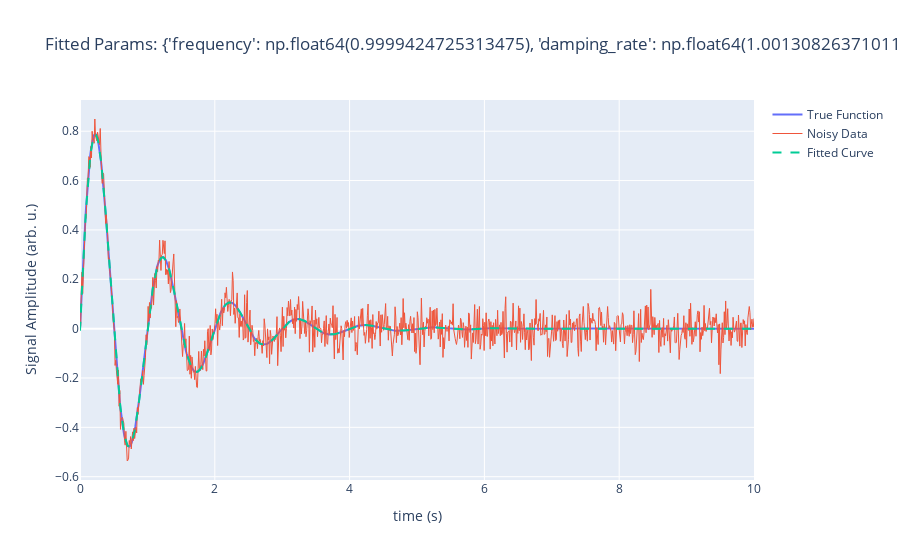

Write notebook code for a chart like this one.
### Code cell
import numpy as np
import numpy.typing as npt
import plotly.graph_objects as go
from scipy.optimize import curve_fit
from math_functions import damp_sine_wave

# 1. Generate clean data
x_samp: npt.NDArray[np.float64] = np.linspace(0, 10, 1000)
true_params = dict(frequency=1.0, damping_rate=0.1, phase=0.0)
y_clean: npt.NDArray[np.float64] = damp_sine_wave(x_samp, **true_params)

# 2. Add noise
rng = np.random.default_rng(seed=42)
noise: npt.NDArray[np.float64] = rng.normal(scale=0.05, size=x_samp.shape)
y_noisy = y_clean + noise


# 3. Define a wrapper for curve_fit
def wrapper(
    x: npt.NDArray[np.float64], frequency: float, damping_rate: float, phase: float
) -> npt.NDArray[np.float64]:
    return damp_sine_wave(
        x, frequency=frequency, damping_rate=damping_rate, phase=phase
    )


# 4. Fit data with perturbed initial guess
initial_guess = [0.8, 0.6, 0.2]  # intentionally inaccurate
popt, pcov = curve_fit(wrapper, x_samp, y_noisy, p0=initial_guess)
fitted_params = dict(zip(["frequency", "damping_rate", "phase"], popt))

# 5. Visualize
fig = go.Figure().update_layout(width=900)

fig.add_trace(go.Scatter(name="True Function", mode="lines", x=x_samp, y=y_clean))
fig.add_trace(
    go.Scatter(name="Noisy Data", mode="lines", x=x_samp, y=y_noisy, line=dict(width=1))
)
fig.add_trace(
    go.Scatter(
        name="Fitted Curve",
        mode="lines",
        x=x_samp,
        y=wrapper(x_samp, *popt),
        line=dict(dash="dash"),
    )
)

fig.update_layout(
    xaxis_title="time (s)",
    yaxis_title="Signal Amplitude (arb. u.)",
    title=f"Fitted Params: {fitted_params}",
)
fig.show()

### Figure 1 — Plotly figure (JSON) as saved in the notebook; plotly's stock layout.template omitted (floating-point values rounded to 4 significant figures; data arrays with more than 128 entries replaced by an {"elided": "..."} marker saying what was removed)
{"data": [{"mode": "lines", "name": "True Function", "type": "scatter", "x": {"elided": "1000 float values"}, "y": {"elided": "1000 float values"}}, {"line": {"width": 1}, "mode": "lines", "name": "Noisy Data", "type": "scatter", "x": {"elided": "1000 float values"}, "y": {"elided": "1000 float values"}}, {"line": {"dash": "dash"}, "mode": "lines", "name": "Fitted Curve", "type": "scatter", "x": {"elided": "1000 float values"}, "y": {"elided": "1000 float values"}}], "layout": {"title": {"text": "Fitted Params: {'frequency': np.float64(0.9999424725313475), 'damping_rate': np.float64(1.001308263710119), 'phase': np.float64(-0.008161326932328614)}"}, "width": 900, "xaxis": {"title": {"text": "time (s)"}}, "yaxis": {"title": {"text": "Signal Amplitude (arb. u.)"}}}}
